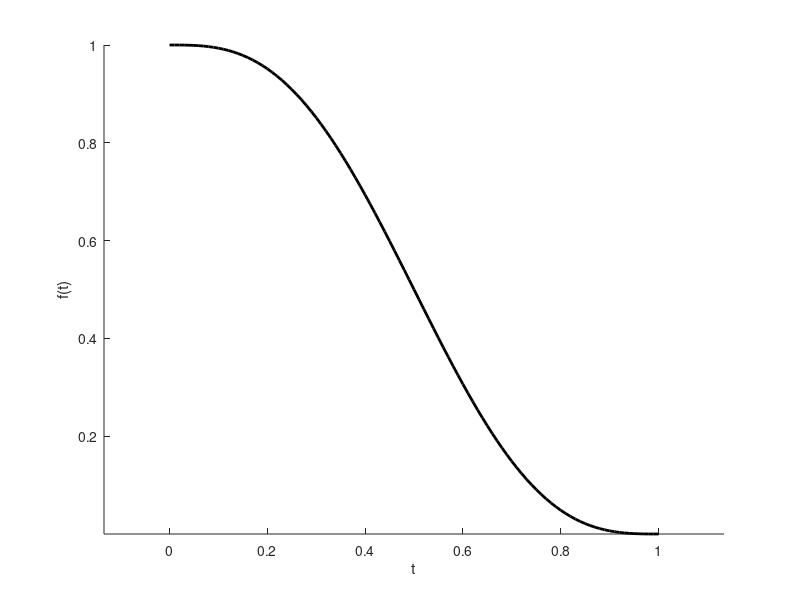

The MATLAB source for this figure:
clear all
close all
clc

A=1;
B=1;
T=1;
Pausa=0.2;
%t_vec=0:0.01:T;
t=0:0.01:T;

Cicloidal_1=A*(t/T-(1/(2*pi))*sin(2*pi*t/T));
Cicloidal_1=A-Cicloidal_1;
%Cicloidal_2=A*sin(pi*t/T-(1/2)*sin(2*pi*t/T));
%Cicloidal_3=A*(t/T-(1/(pi))*sin(pi*t/T));

% Cicloidal_4=A*(t/T+(1/(pi))*sin(pi*t/T));
% 
% Cicloidal_5=A-A*(t/T-(1/(pi))*sin(pi*t/T));


% T1=(T-Pausa)/2;
% t_vec=0:0.01:T;
% 
% for i=1:length(t_vec)
%     t=t_vec(i);
%     if (t < T1)
%         y_Pelvis(i)=-Epsilon*A*(t/T1-1/(2*pi)*sin(2*pi*t/T1));
%         %Alabeo_Tronco=Epsilon*  Global_Int_IncAlabeoTronco/2*(t/T_local-(1/pi)*sin(pi*t/T_local));
%     else
%         if (t < T1+Pausa)
%             y_Pelvis(i)=-Epsilon*A;
%             %Alabeo_Tronco=Epsilon* Global_Int_IncAlabeoTronco;
%         else
%             if (t <= T)
%                 T_local=T1;
%                 t_local=t-(T1+Pausa);
%                 y_Pelvis(i)=-Epsilon*A+Epsilon*(A-Epsilon*B/2)*(t_local/T_local-(1/pi)*sin(pi*t_local/T_local));
%                 %Alabeo_Tronco=Epsilon* Global_Int_IncAlabeoTronco-Epsilon*( Global_Int_IncAlabeoTronco)*(t_local/T_local-(1/pi)*sin(pi*t_local/T_local));
%             end
%         end
%     end
% end

hold on
plot(t,Cicloidal_1,'-k','LineWidth',2)
%grid on
xlabel('t')
ylabel('f(t)')
axis equal
set(gcf,'Color','w')